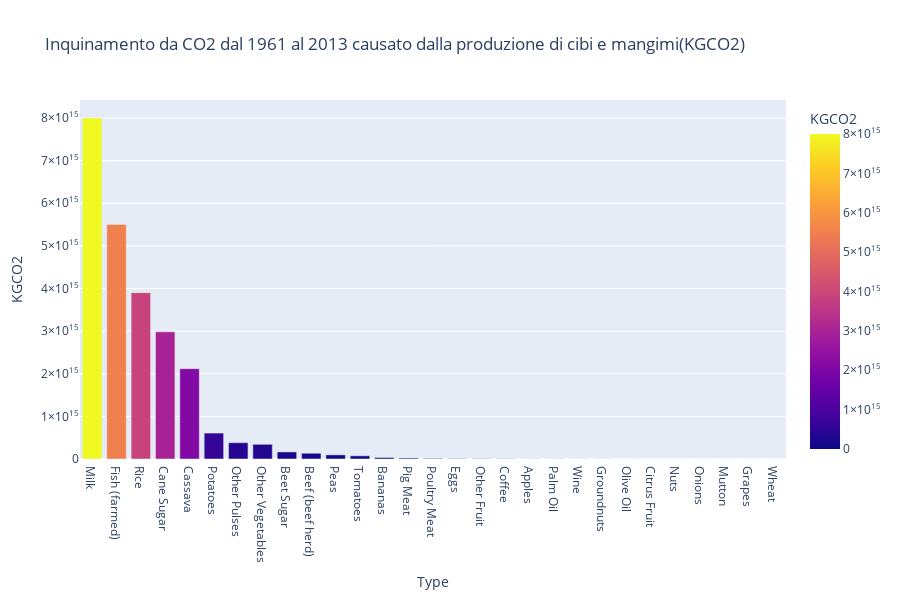

Write notebook code for a chart like this one.
### Markdown cell above
# Calcolo l'inquinamento da CO2 di tutti i cibi e mangimi

### Code cell
# Estrazione dei tipi di alimento
Food_types = Food_feed_df["Type"].drop_duplicates().to_list()
Food_types_CO2KG = [Food_Production_df[Food_Production_df["Food product"] == food_type]["Total_emissions"].to_list() for food_type in Food_types]

Feed_types = Feed_items["Type"].drop_duplicates().to_list()
Feed_types_CO2KG = [Food_Production_df[Food_Production_df["Food product"] == feed_type]["Total_emissions"].to_list() for feed_type in Feed_types]

# Creazione del dizionario
Food_types_CO2KG_dict = dict()
Feed_types_CO2KG_dict = dict()

# Creazione del dizionario
for i in range(len(Food_types)):
     Food_types_CO2KG_dict[Food_types[i]] = 0

     if len(Food_types_CO2KG[i]) != 0:
          Food_types_CO2KG_dict[Food_types[i]] = Food_types_CO2KG[i][0]

for index, record in Food_feed_df.iterrows():
     Food_type = record["Type"]
     if Food_type in Food_types_CO2KG_dict.keys():
          Food_feed_df.at[index, "KGCO2"] =  Food_feed_df.at[index, "Tonnes"] * Food_types_CO2KG_dict[Food_type] * 1000
          Food_feed_df.at[index, "TonnesCO2"] = Food_feed_df.at[index, "Tonnes"] * Food_types_CO2KG_dict[Food_type]

for i in range(len(Feed_types)):
     Feed_types_CO2KG_dict[Feed_types[i]] = 0

     if len(Feed_types_CO2KG[i]) != 0:
          Feed_types_CO2KG_dict[Feed_types[i]] = Feed_types_CO2KG[i][0]

for index, record in Feed_items.iterrows():
     Feed_type = record["Type"]
     if Feed_type in Feed_types_CO2KG_dict.keys():
          Feed_items.at[index, "KGCO2"] =  Feed_items.at[index, "Tonnes"] * Feed_types_CO2KG_dict[Feed_type] * 1000
          Feed_items.at[index, "TonnesCO2"] = Feed_items.at[index, "Tonnes"] * Feed_types_CO2KG_dict[Feed_type]

Food_feed_df = pd.concat([Food_feed_df, Feed_items], ignore_index=True)

temp_df = Food_feed_df.groupby("Type").sum(numeric_only=True).sort_values(by="KGCO2", ascending=False)

fig = px.bar(
     temp_df,
     x=temp_df.index,
     y="KGCO2",
     color="KGCO2",
     title='Inquinamento da CO2 dal 1961 al 2013 causato dalla produzione di cibi e mangimi(KGCO2)',
     height=600
)

fig.show()

### Figure 1 — Plotly figure (JSON) as saved in the notebook; plotly's stock layout.template omitted (floating-point values rounded to 4 significant figures)
{"data": [{"alignmentgroup": "True", "hovertemplate": "Type=%{x}<br>KGCO2=%{marker.color}<extra></extra>", "legendgroup": "", "marker": {"color": [8000466171600001, 5500203813600000, 3902637696000000, 2983045975000000, 2118334833000000, 608233966200000, 382530912000000, 344957678500000, 165951651600000, 135210526800000, 96775508800000, 74942560000000, 34375222400000, 21867120000000, 13080000000000.0, 8284738500000, 6520213700000, 4501000000000.0, 2451521400000, 2371078400000, 1595974800000, 1346486400000, 583722000000, 67998000000, 65810800000, 0, 0, 0, 0], "coloraxis": "coloraxis", "pattern": {"shape": ""}}, "name": "", "offsetgroup": "", "orientation": "v", "showlegend": false, "textposition": "auto", "type": "bar", "x": ["Milk", "Fish (farmed)", "Rice", "Cane Sugar", "Cassava", "Potatoes", "Other Pulses", "Other Vegetables", "Beet Sugar", "Beef (beef herd)", "Peas", "Tomatoes", "Bananas", "Pig Meat", "Poultry Meat", "Eggs", "Other Fruit", "Coffee", "Apples", "Palm Oil", "Wine", "Groundnuts", "Olive Oil", "Citrus Fruit", "Nuts", "Onions", "Mutton", "Grapes", "Wheat"], "xaxis": "x", "y": [8000466171600001, 5500203813600000, 3902637696000000, 2983045975000000, 2118334833000000, 608233966200000, 382530912000000, 344957678500000, 165951651600000, 135210526800000, 96775508800000, 74942560000000, 34375222400000, 21867120000000, 13080000000000.0, 8284738500000, 6520213700000, 4501000000000.0, 2451521400000, 2371078400000, 1595974800000, 1346486400000, 583722000000, 67998000000, 65810800000, 0, 0, 0, 0], "yaxis": "y"}], "layout": {"barmode": "relative", "coloraxis": {"colorbar": {"title": {"text": "KGCO2"}}, "colorscale": [[0, "#0d0887"], [0.1111, "#46039f"], [0.2222, "#7201a8"], [0.3333, "#9c179e"], [0.4444, "#bd3786"], [0.5556, "#d8576b"], [0.6667, "#ed7953"], [0.7778, "#fb9f3a"], [0.8889, "#fdca26"], [1, "#f0f921"]]}, "height": 600, "legend": {"tracegroupgap": 0}, "title": {"text": "Inquinamento da CO2 dal 1961 al 2013 causato dalla produzione di cibi e mangimi(KGCO2)"}, "xaxis": {"anchor": "y", "domain": [0, 1], "title": {"text": "Type"}}, "yaxis": {"anchor": "x", "domain": [0, 1], "title": {"text": "KGCO2"}}}}
